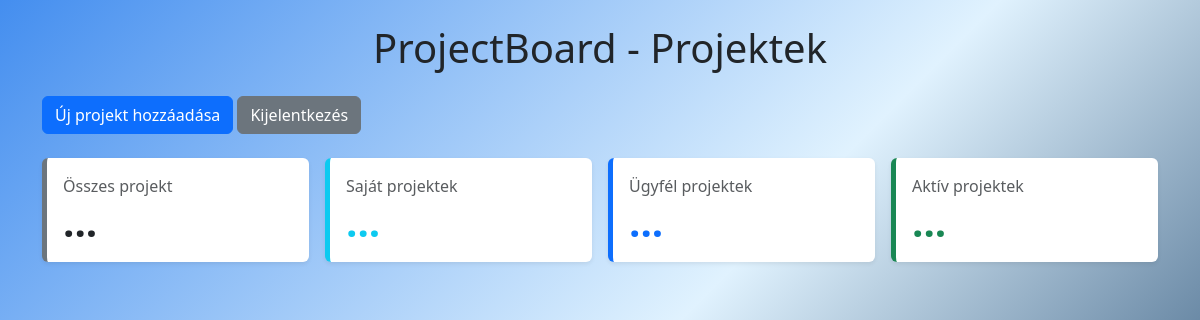
The app's page /public/index.php (signed in), older data.
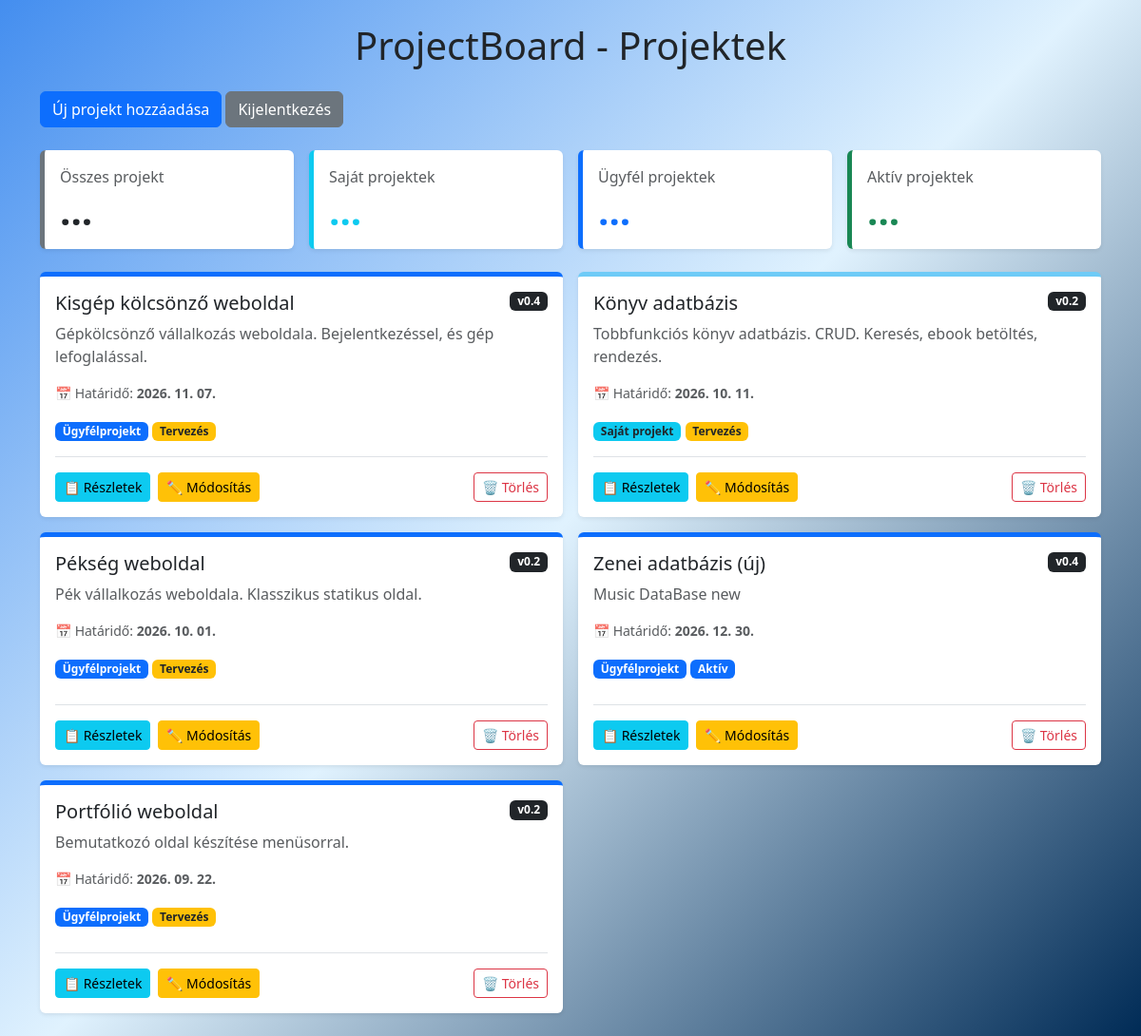
The same page, newer data.
### tables this page shows
CREATE TABLE `projects` (
  `id` int(11) NOT NULL,
  `title` varchar(255) NOT NULL,
  `description` text DEFAULT NULL,
  `type` enum('personal','client') NOT NULL DEFAULT 'personal',
  `status` enum('planning','active','completed','cancelled') NOT NULL DEFAULT 'planning',
  `price` int(11) DEFAULT NULL,
  `deadline` date DEFAULT NULL,
  `github_url` varchar(255) DEFAULT NULL,
  `live_url` varchar(255) DEFAULT NULL,
  `notes` text DEFAULT NULL,
  `created_at` timestamp NOT NULL DEFAULT current_timestamp()
);

### controllers/ProjectController.php (called while the page is built, shortened)
<?php
require_once __DIR__ . "/../models/Project.php";
class ProjectController
{
    private Project $projectModel;
    public function __construct(PDO $pdo)
    {
        $this->projectModel = new Project($pdo);
    }
    public function index(): void
    {
        $projects = $this->projectModel->getAll();
        require_once __DIR__ . "/../views/projects/index.php";
    }
}

### models/Project.php (called while the page is built, shortened)
<?php
class Project
{
    private PDO $pdo;
    public function __construct(PDO $pdo)
    {
        $this->pdo = $pdo;
    }
    public function getAll(): array
    {
        $sql = "SELECT *
        FROM projects
        ORDER BY created_at DESC";
        $stmt = $this->pdo->query($sql);
        return $stmt->fetchAll(PDO::FETCH_ASSOC);
    }
}

### views/projects/index.php (the view, shortened to what this page needs)
<!DOCTYPE html>
<html lang="hu">
<head>
    <link
        href="https://cdn.jsdelivr.net/npm/bootstrap@5.3.3/dist/css/bootstrap.min.css"
        rel="stylesheet">
    <link
        rel="stylesheet"
        href="/ProjectBoard/public/css/style.css?v=1.0">
</head>
<body class="bg-light text-dark">
    <div class="container py-4">
        <h1 class="mb-4 text-center">
            ProjectBoard - Projektek
        </h1>
        <div class="mb-4">
            <a href="index.php?action=create" class="btn btn-primary">
                Új projekt hozzáadása
            </a>
            <a href="index.php?action=logout" class="btn btn-secondary">
                Kijelentkezés
            </a>
        </div>
        <div class="row mb-4 g-3">
            <div class="col-md-3">
                <div class="card border-0 shadow-sm h-100 dashboard-total">
                    <div class="card-body">
                        <div class="text-muted">Összes projekt</div>
                        <div class="display-6 fw-bold">
                            <span id="totalProjects">...</span>
                        </div>
                    </div>
                </div>
            </div>
            <div class="col-md-3">
                <div class="card border-0 shadow-sm h-100 dashboard-personal">
                    <div class="card-body">
                        <div class="text-muted">Saját projektek</div>
                        <div class="display-6 fw-bold text-info">
                            <span id="personalProjects">...</span>
                        </div>
                    </div>
                </div>
            </div>
            <div class="col-md-3">
                <div class="card border-0 shadow-sm h-100 dashboard-client">
                    <div class="card-body">
                        <div class="text-muted">Ügyfél projektek</div>
                        <div class="display-6 fw-bold text-primary">
                            <span id="clientProjects">...</span>
                        </div>
                    </div>
                </div>
            </div>
            <div class="col-md-3">
                <div class="card border-0 shadow-sm h-100 dashboard-active">
                    <div class="card-body">
                        <div class="text-muted">Aktív projektek</div>
                        <div class="display-6 fw-bold text-success">
                            <span id="activeProjects">...</span>
                        </div>
                    </div>
                </div>
            </div>
        </div>
        <div class="row g-3">
            <?php foreach ($projects as $project): ?>
                <?php
                $statusClass = match ($project["status"]) {
                    "planning" => "bg-warning text-dark",
                    "active" => "bg-primary",
                    "completed" => "bg-success",
                    "cancelled" => "bg-danger",
                    default => "bg-secondary"
                };
                $statusText = match ($project["status"]) {
                    "planning" => "Tervezés",
                    "active" => "Aktív",
                    "completed" => "Kész",
                    "cancelled" => "Törölve",
                    default => $project["status"]
                };
                ?>
                <div class="col-md-6">
                    <div class="card shadow-sm border-0 h-100 project-card <?= htmlspecialchars($project["type"]) ?>">
                        <div class="card-body d-flex flex-column">
                            <div class="d-flex justify-content-between align-items-start mb-2">
                                <h2 class="h5 mb-0">
                                    <?= htmlspecialchars($project["title"]) ?>
                                </h2>
                                <span class="badge bg-dark">
                                    v<?= htmlspecialchars($project["latest_version"]) ?>
                                </span>
                            </div>
                            <p class="text-muted mb-3">
                                <?= htmlspecialchars($project["description"]) ?>
                            </p>
                            <?php if (!empty($project["deadline"])): ?>
                                <p class="text-muted small mb-3">
                                    📅 Határidő:
                                    <strong>
                                        <?= date("Y. m. d.", strtotime($project["deadline"])) ?>
                                    </strong>
                                </p>
                            <?php endif; ?>
                            <div class="mb-3">
                                <span class="badge <?= $project["type"] === "personal" ? "bg-info text-dark" : "bg-primary" ?>">
                                    <?= $project["type"] === "personal" ? "Saját projekt" : "Ügyfélprojekt" ?>
                                </span>
                                <span class="badge <?= $statusClass ?>">
                                    <?= htmlspecialchars($statusText) ?>
                                </span>
                            </div>
                            <div class="mt-auto pt-3 border-top d-flex gap-2 flex-wrap">
                                <a
                                    href="index.php?action=show&id=<?= $project['id'] ?>"
                                    class="btn btn-info btn-sm">
                                    📋 Részletek
                                </a>
                                <a
                                    href="index.php?action=edit&id=<?= $project['id'] ?>"
                                    class="btn btn-warning btn-sm">
                                    ✏️ Módosítás
                                </a>
                                <a
                                    href="index.php?action=delete&id=<?= $project['id'] ?>"
                                    class="btn btn-outline-danger btn-sm ms-auto"
                                    onclick="return confirm('Biztosan törlöd ezt a projektet?')">
                                    🗑️ Törlés
                                </a>
                            </div>
                        </div>
                    </div>
                </div>
            <?php endforeach; ?>
        </div>
    </div>
</body>
</html>

### public/index.php (shortened to what this page needs)
<?php
require_once __DIR__ . "/../config/db.php";
require_once __DIR__ . "/../controllers/ProjectController.php";
$projectController = new ProjectController($pdo);
$action = $_GET["action"] ?? "index";
switch ($action) {
    case "index":
    default:
        $projectController->index();
        break;
}

### public/css/style.css (style rules this page uses)
html, body { min-height: 100vh; }
body { background: linear-gradient( 135deg, #448eef 0%, #e0f2fe 50%, #002b56 100% ) !important; }
.card { background-color: #ffffff; box-shadow: 0 2px 8px rgba(0, 0, 0, 0.08); }
.project-card.personal { border-top: 5px solid #6ecbf7 !important; }
.project-card.client { border-top: 5px solid #0d6efd !important; }
.project-card { transition: transform 0.2s ease, box-shadow 0.2s ease; overflow: hidden; }
.project-card .card-body { min-height: 240px; }
.dashboard-total { border-left: 5px solid #6c757d !important; }
.dashboard-personal { border-left: 5px solid #0dcaf0 !important; }
.dashboard-client { border-left: 5px solid #0d6efd !important; }
.dashboard-active { border-left: 5px solid #198754 !important; }

Row changes from the older to the newer data that the page shows:
added projects: title "Kisgép kölcsönző weboldal", latest_version "0.4", description "Gépkölcsönző vállalkozás weboldala. Bejelentkezéssel, és gép lefoglalással.", deadline "2026. 11. 07.", type "Ügyfélprojekt", status "Tervezés"
added projects: title "Könyv adatbázis", latest_version "0.2", description "Tobbfunkciós könyv adatbázis. CRUD. Keresés, ebook betöltés, rendezés.", deadline "2026. 10. 11.", type "Saját projekt", status "Tervezés"
added projects: title "Pékség weboldal", latest_version "0.2", description "Pék vállalkozás weboldala. Klasszikus statikus oldal.", deadline "2026. 10. 01.", type "Ügyfélprojekt", status "Tervezés"
added projects: title "Zenei adatbázis (új)", latest_version "0.4", description "Music DataBase new", deadline "2026. 12. 30.", type "Ügyfélprojekt", status "Aktív"
added projects: title "Portfólió weboldal", latest_version "0.2", description "Bemutatkozó oldal készítése menüsorral.", deadline "2026. 09. 22.", type "Ügyfélprojekt", status "Tervezés"
